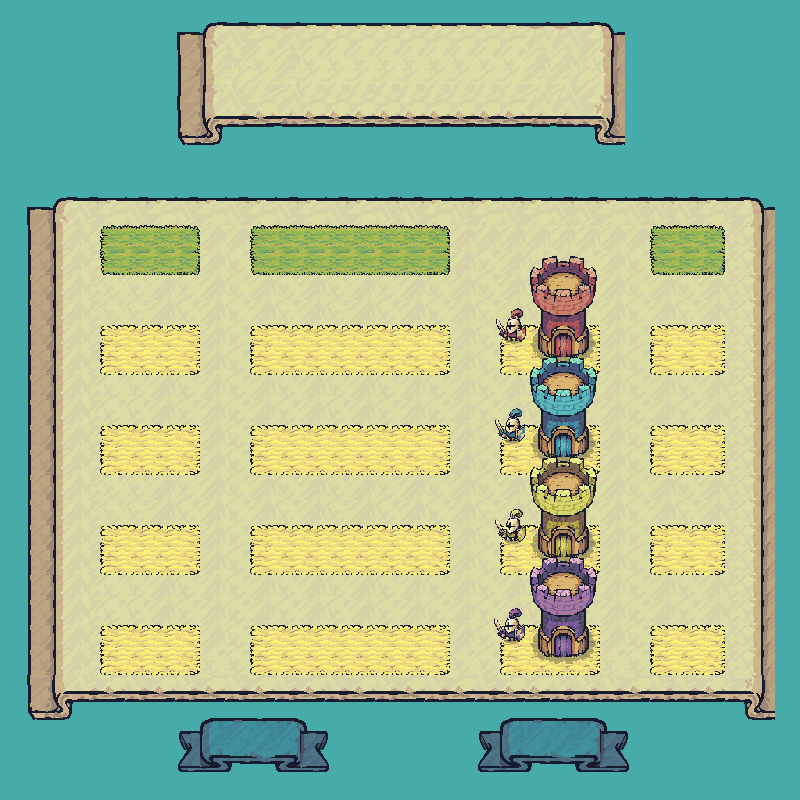

A level layout from a 2D game, rendered from its tile map. Below: a short description, then the map file with tile-grid data replaced by summaries:
An orthogonal 32x32 tile map with 25x25 px tiles, 10 tile layers (water, button, button-back, table, ...), 23 tilesets.

<map version="1.0" orientation="orthogonal" renderorder="right-down" width="32" height="32" tilewidth="25" tileheight="25" nextobjectid="1">
 <tileset firstgid="1" source="../mapfinal/Water.tsx" />
 <tileset firstgid="5" source="../mapfinal/Tilemap_Elevation.tsx" />
 <tileset firstgid="37" source="../mapfinal/Tilemap_Flat.tsx" />
 <tileset firstgid="77" source="../mapfinal/Tree1.tsx" />
 <tileset firstgid="86" source="../mapfinal/17.tsx" />
 <tileset firstgid="88" source="../mapfinal/18.tsx" />
 <tileset firstgid="97" source="../mapfinal/02.tsx" />
 <tileset firstgid="101" source="../mapfinal/13.tsx" />
 <tileset firstgid="102" source="../mapfinal/16.tsx" />
 <tileset firstgid="104" source="../mapfinal/Bridge_All.tsx" />
 <tileset firstgid="116" source="../mapfinal/Banner_Connection_Left.tsx" />
 <tileset firstgid="165" source="../mapfinal/Banner_Connection_Right.tsx" />
 <tileset firstgid="214" source="../mapfinal/Ribbon_Blue_3Slides.tsx" />
 <tileset firstgid="228" source="../mapfinal/Carved_Regular.tsx" />
 <tileset firstgid="232" source="../mapfinal/Warrior_Blue1.tsx" />
 <tileset firstgid="241" source="../mapfinal/Tower_Blue.tsx" />
 <tileset firstgid="259" source="../mapfinal/Tower_Red.tsx" />
 <tileset firstgid="277" source="../mapfinal/Tower_Yellow.tsx" />
 <tileset firstgid="295" source="../mapfinal/Tower_Purple.tsx" />
 <tileset firstgid="313" source="../mapfinal/Warrior_Red1.tsx" />
 <tileset firstgid="322" source="../mapfinal/Warrior_Yellow1.tsx" />
 <tileset firstgid="331" source="../mapfinal/Warrior_Purple1.tsx" />
 <tileset firstgid="340" name="Ribbon_Blue_3Slides" tilewidth="32" tileheight="32">
  <image source="TinySwords/UI/Ribbons/Ribbon_Blue_3Slides.png" width="192" height="64" />
 </tileset>
 <layer name="water" width="32" height="32">
  <data>[1024 cells, 1024 non-empty, 1 distinct tile ids]</data>
 </layer>
 <layer name="button" width="32" height="32">
  <data>[1024 cells, 660 non-empty, 31 distinct tile ids]</data>
 </layer>
 <layer name="button-back" width="32" height="32">
  <data>[1024 cells, 24 non-empty, 12 distinct tile ids]</data>
 </layer>
 <layer name="table" width="32" height="32">
  <data>[1024 cells, 182 non-empty, 12 distinct tile ids]</data>
 </layer>
 <layer name="tower-red" width="32" height="32">
  <data>[1024 cells, 18 non-empty, 18 distinct tile ids]</data>
 </layer>
 <layer name="tower-blue" width="32" height="32">
  <data>[1024 cells, 18 non-empty, 18 distinct tile ids]</data>
 </layer>
 <layer name="tower-yellow" width="32" height="32">
  <data>[1024 cells, 18 non-empty, 18 distinct tile ids]</data>
 </layer>
 <layer name="tower-purple" width="32" height="32">
  <data>[1024 cells, 18 non-empty, 18 distinct tile ids]</data>
 </layer>
 <layer name="warrior" width="32" height="32">
  <data>[1024 cells, 24 non-empty, 24 distinct tile ids]</data>
 </layer>
 <layer name="banner" width="32" height="32">
  <data>[1024 cells, 108 non-empty, 54 distinct tile ids]</data>
 </layer>
</map>
